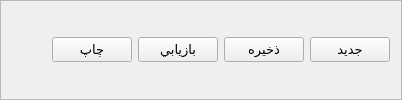
        <widget class="QFrame" name="frame_3">
         <property name="frameShape">
          <enum>QFrame::StyledPanel</enum>
         </property>
         <property name="frameShadow">
          <enum>QFrame::Raised</enum>
         </property>
         <layout class="QHBoxLayout" name="horizontalLayout">
          <item>
           <spacer name="horizontalSpacer_4">
            <property name="orientation">
             <enum>Qt::Horizontal</enum>
            </property>
            <property name="sizeHint" stdset="0">
             <size>
              <width>40</width>
              <height>20</height>
             </size>
            </property>
           </spacer>
          </item>
          <item>
           <widget class="QPushButton" name="PrintBtn">
            <property name="font">
             <font>
              <pointsize>10</pointsize>
             </font>
            </property>
            <property name="text">
             <string>چاپ</string>
            </property>
           </widget>
          </item>
          <item>
           <widget class="QPushButton" name="RecoveryBtn">
            <property name="font">
             <font>
              <pointsize>10</pointsize>
             </font>
            </property>
            <property name="text">
             <string>بازيابي</string>
            </property>
           </widget>
          </item>
          <item>
           <widget class="QPushButton" name="SaveBtn">
            <property name="font">
             <font>
              <pointsize>10</pointsize>
             </font>
            </property>
            <property name="text">
             <string>ذخيره</string>
            </property>
           </widget>
          </item>
          <item>
           <widget class="QPushButton" name="AddBtn">
            <property name="font">
             <font>
              <pointsize>10</pointsize>
             </font>
            </property>
            <property name="text">
             <string>جديد</string>
            </property>
           </widget>
          </item>
         </layout>
        </widget>
